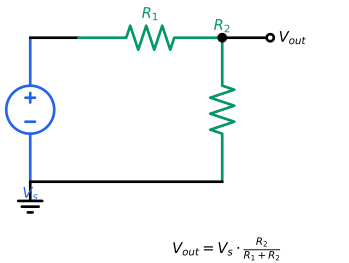

This chart was generated by the following Python code:
#!/usr/bin/env python3
"""
fig_04_divisor_tension.py - Circuito divisor de tensión
Genera: fig_04_divisor_tension.svg

Ilustra: v1 = Vs * R1/(R1+R2)
"""

import os
import sys
sys.path.insert(0, os.path.join(os.path.dirname(__file__), '..', '..', '..', '00-META', 'tools'))

import schemdraw
import schemdraw.elements as elm
from styles.style_config import apply_style, COLORS

apply_style()

BASE_NAME = os.path.join(os.path.dirname(__file__), 
                         os.path.splitext(os.path.basename(__file__))[0])
OUTPUT_SVG = BASE_NAME + '.svg'
OUTPUT_PNG = BASE_NAME + '.png'

with schemdraw.Drawing(show=False) as d:
    d.config(unit=3, fontsize=11)
    
    # Fuente de voltaje
    d += (V := elm.SourceV().up().label('$V_s$', loc='left').color(COLORS['primary']))
    d += elm.Line().right().length(1)
    
    # Resistor R1
    d += (R1 := elm.Resistor().right().label('$R_1$', loc='top').color(COLORS['secondary']))
    
    # Punto de división (salida)
    d += (mid := elm.Dot())
    d += elm.Line().right().length(1)
    d += elm.Dot(open=True).label('$V_{out}$', loc='right')
    
    # Resistor R2
    d.push()
    d += (R2 := elm.Resistor().at(mid.center).down().label('$R_2$', loc='right').color(COLORS['secondary']))
    d += elm.Line().left().to(V.start)
    d.pop()
    
    # Tierra
    d += elm.Ground().at(V.start)
    
    # Fórmula
    d += elm.Label().at((4, -1.5)).label(r'$V_{out} = V_s \cdot \frac{R_2}{R_1 + R_2}$', fontsize=11)

    d.save(OUTPUT_SVG)
    d.save(OUTPUT_PNG, dpi=150)

print(f"✓ Generado: {OUTPUT_SVG}")
print(f"✓ Generado: {OUTPUT_PNG}")
